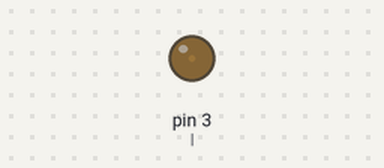
Bench run of a sketch on a simulated Arduino Uno, built with avr-gcc and run on an emulated ATmega328P. Parts: output pins drawn as LEDs (lit = HIGH).

Above: at 0.05 s.
At 0.6 s:
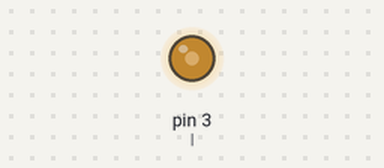
At 1.1 s:
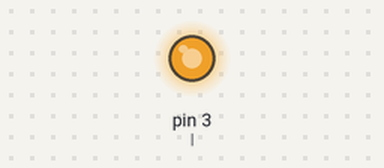
At 2.2 s:
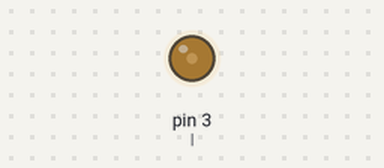
Timing chart, 0 to 5.8 s (numbered marks = the images above):
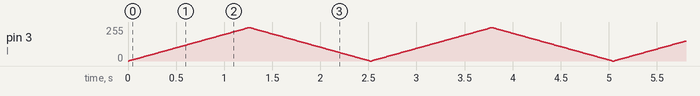

The sketch:

modif.ino
```cpp
//modif.ino

int l=3;

void setup() {
  pinMode(l, OUTPUT);
}

void loop() {

for(int k=0;k<=250;k=k+2){
	analogWrite(l,k);
	delay(10);
}
for(int k=250;k>=0;k=k-2){
	analogWrite(l,k);
	delay(10);
}

}
```
